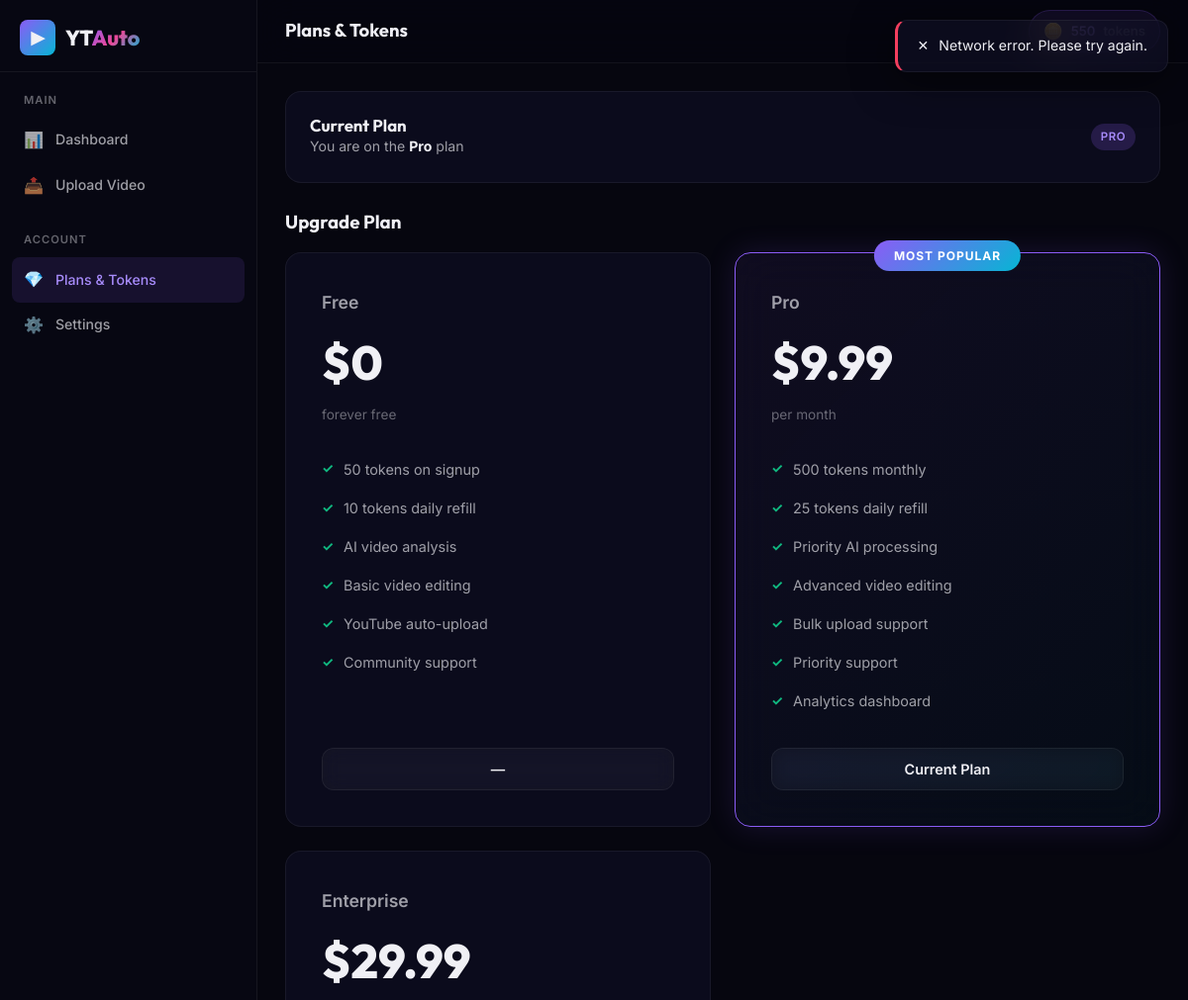
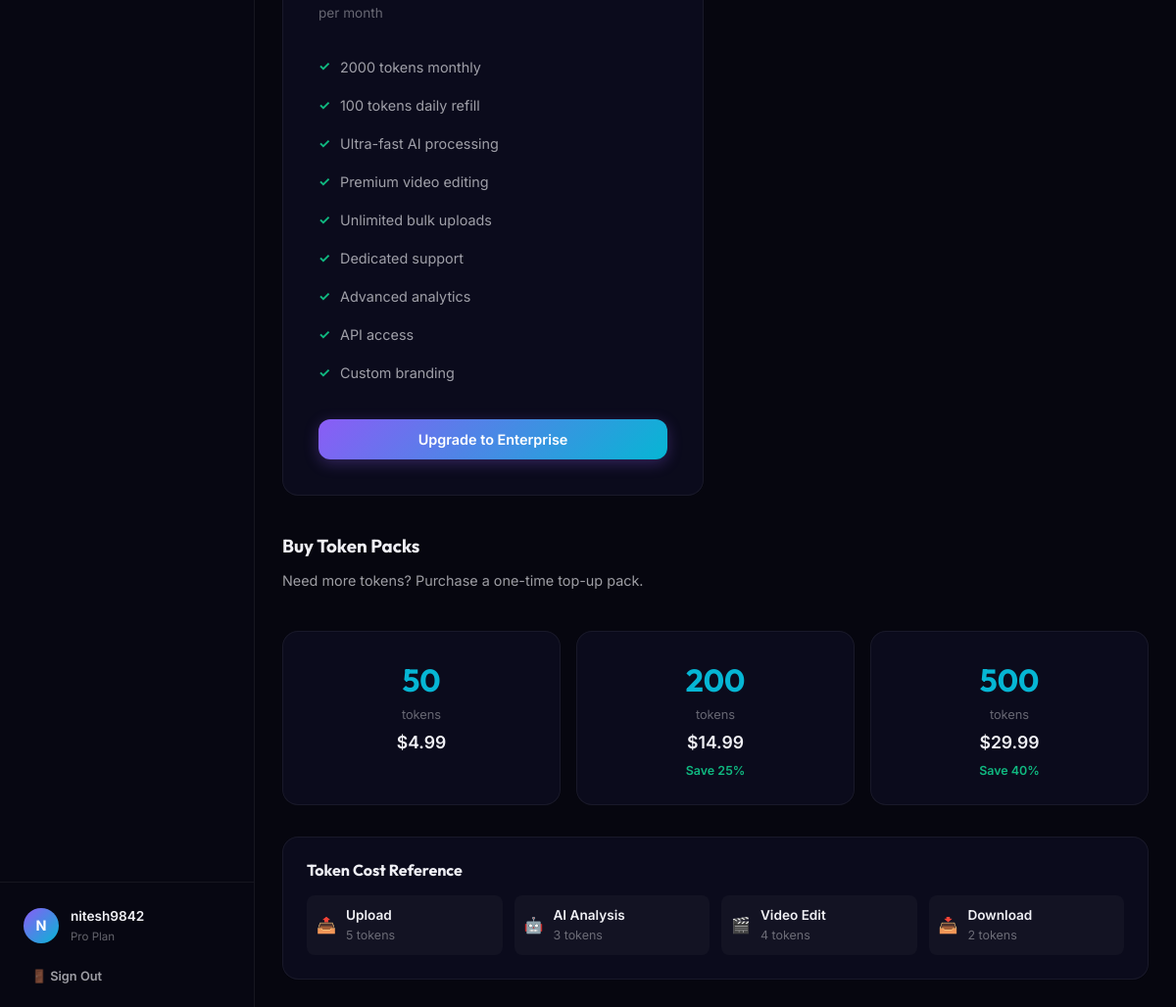
Page /pricing (signed in) on the committed database (2 pictures, top to bottom).
### tables this page shows
CREATE TABLE users (
                id              INTEGER PRIMARY KEY AUTOINCREMENT,
                email           TEXT UNIQUE NOT NULL,
                username        TEXT UNIQUE NOT NULL,
                password_hash   TEXT NOT NULL,
                plan            TEXT DEFAULT 'free' CHECK(plan IN ('free','pro','enterprise')),
                tokens_balance  INTEGER DEFAULT 50,
                total_tokens_used INTEGER DEFAULT 0,
                total_uploads   INTEGER DEFAULT 0,
                success_uploads INTEGER DEFAULT 0,
                avatar_url      TEXT DEFAULT '',
                last_refill     TEXT DEFAULT (datetime('now')),
                stripe_customer_id TEXT DEFAULT '',
                created_at      TEXT DEFAULT (datetime('now'))
            );

### app.py (the view)
@app.route('/pricing')
def pricing():
    return render_template('pricing.html',
                           plans=get_all_plans(),
                           token_packs=get_token_packs())

### app.py (called while the page is built)
@app.before_request
def _before():
    session.permanent = True
    if current_user.is_authenticated:
        try:
            refill_daily_tokens(current_user.id)
        except Exception:
            pass
    if os.getenv('ENVIRONMENT') == 'production':
        if request.headers.get('X-Forwarded-Proto', 'http') != 'https':
            from urllib.parse import urlparse, urlunparse
            url = urlparse(request.url)
            if url.scheme == 'http':
                return redirect(urlunparse(url._replace(scheme='https')), code=301)

### auth.py (called while the page is built)
def init_login_manager(app):
    login_manager = LoginManager()
    login_manager.init_app(app)
    login_manager.login_view = 'auth.login'
    login_manager.login_message = ''
    login_manager.login_message_category = 'info'
    @login_manager.user_loader
    def load_user(user_id):
        user_dict = get_user_by_id(int(user_id))
        if user_dict:
            return User(user_dict)
        return None
    @login_manager.unauthorized_handler
    def unauthorized():
        if request.is_json or request.headers.get('X-Requested-With') == 'XMLHttpRequest':
            return jsonify({'error': 'Authentication required', 'redirect': '/login'}), 401
        return redirect(url_for('auth.login'))
    return login_manager

### models.py (called while the page is built)
@contextmanager
def get_db():
    conn = sqlite3.connect(DB_PATH)
    conn.row_factory = sqlite3.Row
    conn.execute("PRAGMA journal_mode=WAL")
    conn.execute("PRAGMA foreign_keys=ON")
    try:
        yield conn
        conn.commit()
    except Exception:
        conn.rollback()
        raise
    finally:
        conn.close()

def get_user_by_id(user_id):
    with get_db() as conn:
        row = conn.execute(
            "SELECT * FROM users WHERE id = ?", (user_id,)
        ).fetchone()
        return dict(row) if row else None

### token_system.py (called while the page is built, shortened)
def refill_daily_tokens(user_id):
    user = get_user_by_id(user_id)
    if not user:
        return False
    plan = PLANS.get(user['plan'], PLANS['free'])
    last_refill = user.get('last_refill', '')
    if last_refill:
        try:
            last_dt = datetime.fromisoformat(last_refill)
            if datetime.utcnow() - last_dt < timedelta(hours=24):
                return False  # Too soon
        except ValueError:
            pass

def get_all_plans():
    return PLANS

def get_token_packs():
    return TOKEN_PACKS

### templates/pricing.html (shortened to what this page needs)
{% extends "base.html" %}
{% block page_id %}pricing{% endblock %}
{% block body %}
{% if current_user.is_authenticated %}
<div class="app-layout">
    {% include 'partials/sidebar.html' %}
    <div class="main-content">
        <div class="topbar">
            <div class="topbar-left">
                <h1 class="topbar-title">Plans & Tokens</h1>
            </div>
            <div class="topbar-right">
                <div class="token-widget">
                    <span class="token-icon">🪙</span>
                    <span class="token-count">{{ current_user.tokens_balance }}</span>
                    <span style="color:var(--text-muted)">tokens</span>
                </div>
            </div>
        </div>
        <div class="page-content">
            <div class="glass-card" style="padding:24px;margin-bottom:28px;">
                <div style="display:flex;align-items:center;justify-content:space-between;flex-wrap:wrap;gap:12px;">
                    <div>
                        <h3 style="font-size:1.05rem;">Current Plan</h3>
                        <p class="text-muted" style="font-size:0.88rem;">You are on the <strong style="color:var(--text-primary);">{{ current_user.plan|capitalize }}</strong> plan</p>
                    </div>
                    <span class="badge badge-{{ current_user.plan }}">{{ current_user.plan|upper }}</span>
                </div>
            </div>
            <h3 style="margin-bottom:20px;">Upgrade Plan</h3>
            <div class="pricing-grid" style="max-width:100%;">
                {% for key, plan in plans.items() %}
                <div class="pricing-card glass-card card-glow {% if plan.get('popular') %}popular{% endif %}">
                    {% if plan.get('popular') %}
                    <div class="popular-badge">Most Popular</div>
                    {% endif %}
                    <div class="pricing-name">{{ plan.name }}</div>
                    <div class="pricing-price">{{ plan.price_display.split('/')[0] }}</div>
                    <div class="pricing-period">{% if plan.price_cents > 0 %}per month{% else %}forever free{% endif %}</div>
                    <ul class="pricing-features">
                        {% for feature in plan.features %}
                        <li>{{ feature }}</li>
                        {% endfor %}
                    </ul>
                    {% if key == current_user.plan %}
                    <button class="btn btn-secondary btn-block" disabled>Current Plan</button>
                    {% elif key == 'free' %}
                    <button class="btn btn-secondary btn-block" disabled>—</button>
                    {% else %}
                    <button class="btn btn-primary btn-block" onclick="purchasePlan('{{ key }}')">Upgrade to {{ plan.name }}</button>
                    {% endif %}
                </div>
                {% endfor %}
            </div>
            <h3 style="margin-top:40px;margin-bottom:12px;">Buy Token Packs</h3>
            <p class="text-muted mb-3" style="font-size:0.9rem;">Need more tokens? Purchase a one-time top-up pack.</p>
            <div class="packs-grid" style="max-width:100%;">
                {% for pack in token_packs %}
                <div class="pack-card glass-card card-glow" onclick="purchasePack('{{ pack.id }}')">
                    <div class="pack-tokens">{{ pack.tokens }}</div>
                    <div style="font-size:0.8rem;color:var(--text-muted);">tokens</div>
                    <div class="pack-price">{{ pack.price_display }}</div>
                    {% if pack.savings %}
                    <div class="pack-savings">{{ pack.savings }}</div>
                    {% endif %}
                </div>
                {% endfor %}
            </div>
            <div class="glass-card mt-4" style="padding:24px;">
                <h3 style="font-size:1rem;margin-bottom:16px;">Token Cost Reference</h3>
                <div style="display:grid;grid-template-columns:repeat(auto-fit,minmax(160px,1fr));gap:12px;">
                    <div style="display:flex;align-items:center;gap:10px;padding:10px;background:var(--bg-glass);border-radius:var(--radius-sm);">
                        <span>📤</span>
                        <div>
                            <div style="font-size:0.85rem;font-weight:600;">Upload</div>
                            <div style="font-size:0.78rem;color:var(--text-muted);">5 tokens</div>
                        </div>
                    </div>
                    <div style="display:flex;align-items:center;gap:10px;padding:10px;background:var(--bg-glass);border-radius:var(--radius-sm);">
                        <span>🤖</span>
                        <div>
                            <div style="font-size:0.85rem;font-weight:600;">AI Analysis</div>
                            <div style="font-size:0.78rem;color:var(--text-muted);">3 tokens</div>
                        </div>
                    </div>
                    <div style="display:flex;align-items:center;gap:10px;padding:10px;background:var(--bg-glass);border-radius:var(--radius-sm);">
                        <span>🎬</span>
                        <div>
                            <div style="font-size:0.85rem;font-weight:600;">Video Edit</div>
                            <div style="font-size:0.78rem;color:var(--text-muted);">4 tokens</div>
                        </div>
                    </div>
                    <div style="display:flex;align-items:center;gap:10px;padding:10px;background:var(--bg-glass);border-radius:var(--radius-sm);">
                        <span>📥</span>
                        <div>
                            <div style="font-size:0.85rem;font-weight:600;">Download</div>
                            <div style="font-size:0.78rem;color:var(--text-muted);">2 tokens</div>
                        </div>
                    </div>
                </div>
            </div>
        </div>
    </div>
</div>
{% else %}
<script>window.location.href = '/#pricing';</script>
{% endif %}
{% endblock %}

### templates/partials/sidebar.html
<aside class="sidebar">
    <div class="sidebar-header">
        <a href="/" class="nav-logo">
            <span class="logo-icon">▶</span>
            <span>YT<span class="text-gradient">Auto</span></span>
        </a>
    </div>
    <nav class="sidebar-nav">
        <div class="sidebar-nav-group">
            <div class="sidebar-nav-label">Main</div>
            <a href="/dashboard" class="sidebar-link {% if request.path == '/dashboard' %}active{% endif %}">
                <span class="link-icon">📊</span> Dashboard
            </a>
            <a href="/upload" class="sidebar-link {% if request.path == '/upload' %}active{% endif %}">
                <span class="link-icon">📤</span> Upload Video
            </a>
        </div>
        <div class="sidebar-nav-group">
            <div class="sidebar-nav-label">Account</div>
            <a href="/pricing" class="sidebar-link {% if request.path == '/pricing' %}active{% endif %}">
                <span class="link-icon">💎</span> Plans & Tokens
            </a>
            <a href="/settings" class="sidebar-link {% if request.path == '/settings' %}active{% endif %}">
                <span class="link-icon">⚙️</span> Settings
            </a>
        </div>
    </nav>
    <div class="sidebar-footer">
        <div class="sidebar-user">
            <div class="sidebar-avatar">{{ current_user.username[0]|upper if current_user.is_authenticated else '?' }}</div>
            <div class="sidebar-user-info">
                <div class="sidebar-username">{{ current_user.username if current_user.is_authenticated else 'Guest' }}</div>
                <div class="sidebar-plan">{{ current_user.plan if current_user.is_authenticated else 'free' }} plan</div>
            </div>
        </div>
        <form action="/logout" method="POST" style="margin-top:8px;">
            <button type="submit" class="btn btn-ghost btn-sm btn-block" style="justify-content:flex-start;">🚪 Sign Out</button>
        </form>
    </div>
</aside>

### rows in the picture
users: username "N", username "nitesh9842", plan "Pro", plan "PRO"

### other values in the picture
{{ plan.name }} "Free" "Pro" "Enterprise"
{{ plan.price_display.split('/')[0] }} "$0" "$9.99" "$29.99"
{{ feature }} "50 tokens on signup" "10 tokens daily refill" "AI video analysis" "Basic video editing" "YouTube auto-upload" "Community support" "500 tokens monthly" "25 tokens daily refill" "Priority AI processing" "Advanced video editing" "Bulk upload support" "Priority support" "Analytics dashboard" "2000 tokens monthly" "100 tokens daily refill" "Ultra-fast AI processing" "Premium video editing" "Unlimited bulk uploads" "Dedicated support" "Advanced analytics" "API access" "Custom branding"
{{ plan.name }} "Enterprise"
{{ pack.tokens }} "50" "200" "500"
{{ pack.price_display }} "$4.99" "$14.99" "$29.99"
{{ pack.savings }} "Save 25%" "Save 40%"
